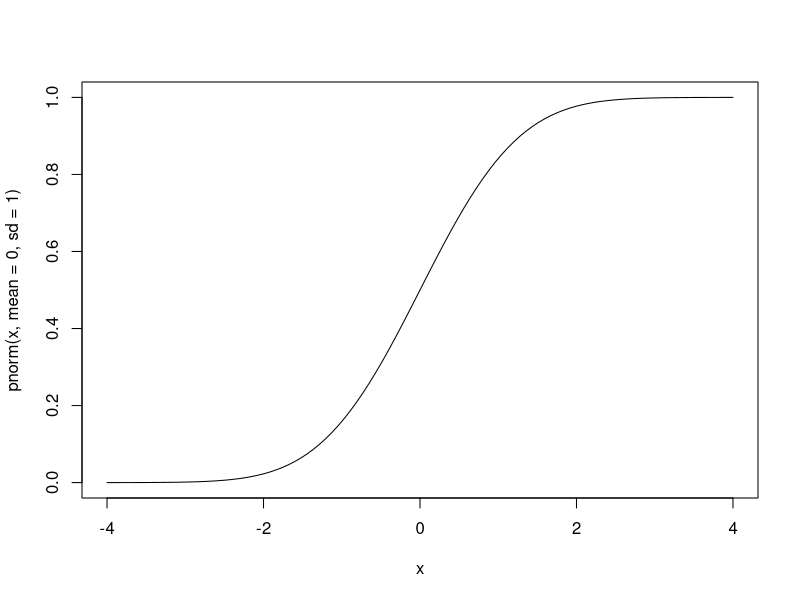
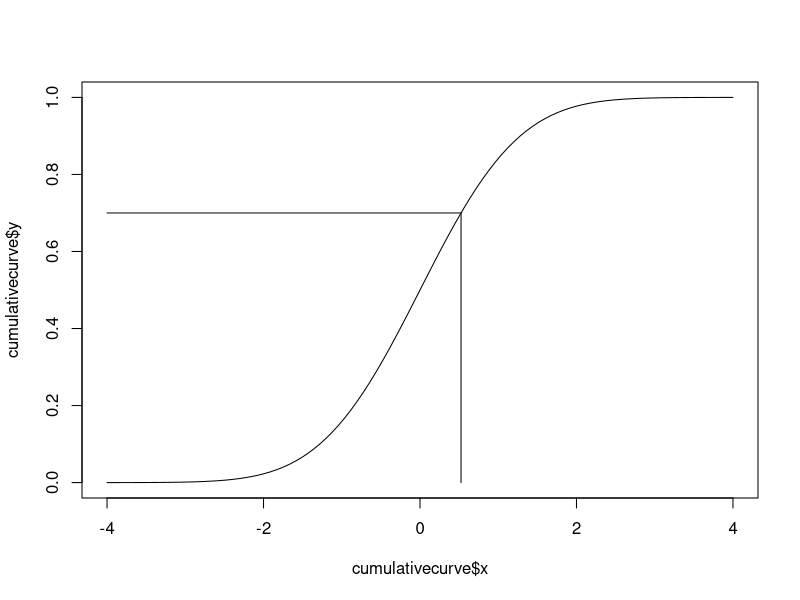
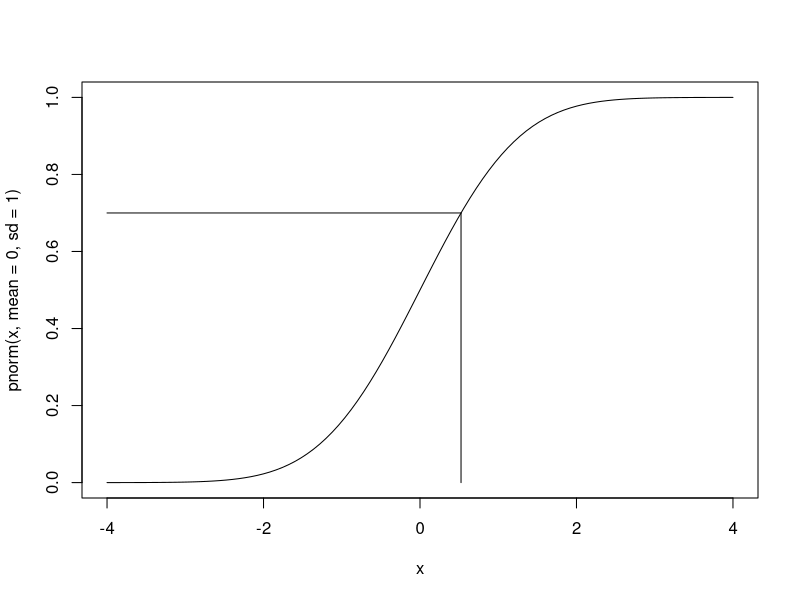
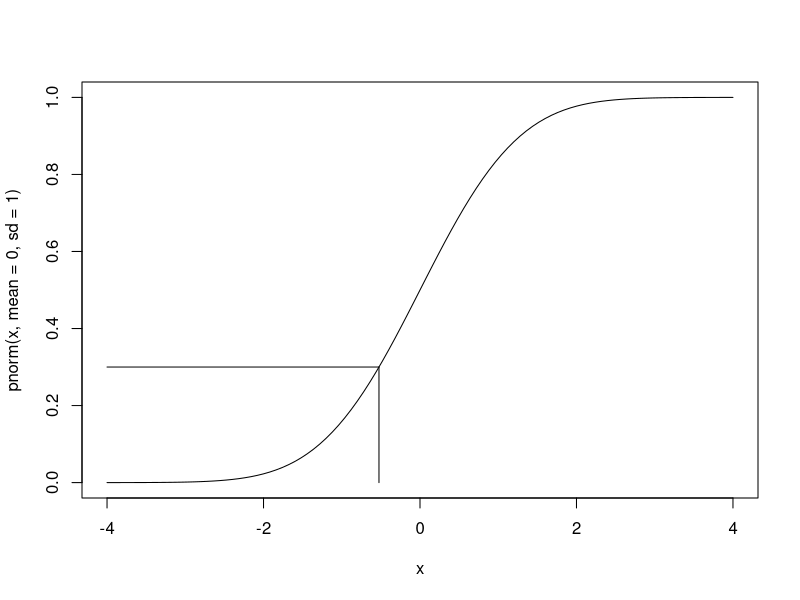
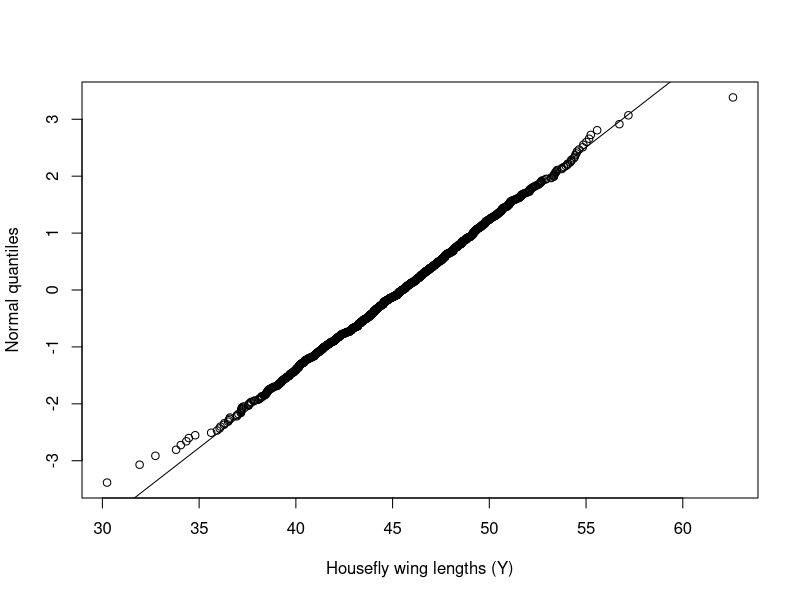
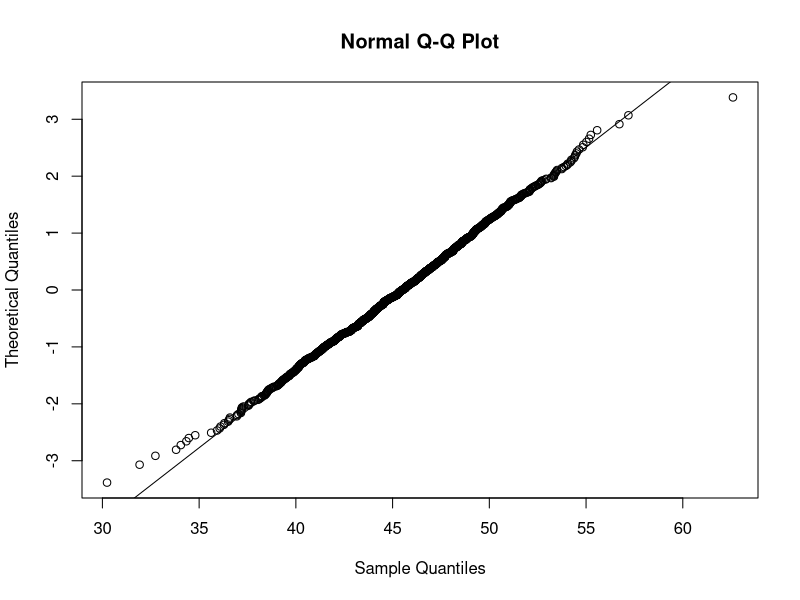

Write the R code that produced these figures, in order. (Note: this script raises an error after producing the figures.)
## ---- chunk 1
knitr::opts_chunk$set(echo = TRUE)
## ---- chunk 2
cumulativecurve <- curve(pnorm(x, mean=0, sd=1),
      -4, 4,
      lty="solid")
## ---- chunk 3
qnorm(0.7)
qnorm(0.3)
qnorm(1)    #As the text says, this is Inf(infinity)
qnorm(0)    #Ditto
qnorm(-0.7) #Remember because you are inputting a vector of probabilities it must be between 0 and 1.
## ---- chunk 4
plot(cumulativecurve,
     type="l")
segments(x0 = qnorm(0.7),
         y0 = 0,
         x1 = qnorm(0.7),
         y1 = 0.7)

segments(x0 = qnorm(0.7),
         y0 = 0.7,
         x1 = -4,
         y1 = 0.7)
## ---- chunk 5
fig6.5.function <- function (cumulativepercent,
                             normaldeviateleft,
                             normaldeviateright){
  curve(pnorm(x, mean=0, sd=1),
        normaldeviateleft,
        normaldeviateright,
        lty="solid")
  
  segments(x0 = qnorm(cumulativepercent),
           y0 = 0,
           x1 = qnorm(cumulativepercent),
           y1 = cumulativepercent)
  
  segments(x0 = qnorm(cumulativepercent),
           y0 = cumulativepercent,
           x1 = normaldeviateleft,
           y1 = cumulativepercent)
}

fig6.5.function(0.7,
                -4,
                4)


fig6.5.function(0.3,
                -4,
                4)

## ---- chunk 6
set.seed(24652498)  #set the random seed so we get the same results each time.
fakehouseflydata <- data.frame(
  "winglength" = rnorm(n = 1400,
                       mean = 45.5,
                       sd = 3.90)
)
## ---- chunk 7
library(dplyr)
## ---- chunk 8
ordered_fakehouseflydata <- fakehouseflydata %>%
  arrange(winglength)
## ---- chunk 9
rank(c(4,3,6,2,2),
     ties.method = "first")

rank(c(4,3,6,2,2),
     ties.method = "last")

rank(c(4,3,6,2,2),
     ties.method = "average")

rank(c(4,3,6,2,2),
     ties.method = "random")

rank(c(4,3,6,2,2),
     ties.method = "min")

rank(c(4,3,6,2,2),
     ties.method = "max")
## ---- chunk 10
ordered_fakehouseflydata$i <- rank(ordered_fakehouseflydata$winglength,
                                       ties.method = "average")
ordered_fakehouseflydata$p <- (ordered_fakehouseflydata$i - 0.5)/length(ordered_fakehouseflydata$winglength)
                                       
## ---- chunk 11
quantile(x = ordered_fakehouseflydata$winglength,
         type = 5)
## ---- chunk 12
ordered_fakehouseflydata$normal_quantile <- qnorm(ordered_fakehouseflydata$p,
                                                  mean = 0, 
                                                  sd = 1)
## ---- chunk 13
plot(y = ordered_fakehouseflydata$normal_quantile,
     x = ordered_fakehouseflydata$winglength,
     xlab = "Housefly wing lengths (Y)",
     ylab = "Normal quantiles")
qqline(y=ordered_fakehouseflydata$winglength,
       datax=TRUE)

qqnorm(y = ordered_fakehouseflydata$winglength,
       datax = TRUE)
qqline(y = ordered_fakehouseflydata$winglength,
       datax = TRUE)

## ---- chunk 14
order(c(4,3,6,2,2))
order(order(c(4,3,6,2,2)))
## ---- chunk 15
stats:::qqnorm.default
x <- qnorm(ppoints(n))[order(order(y))]
## ---- chunk 16
classmark<-seq(from=59.5, to=171.5, by=8)
frequencies<-c(2,6,39,385,888,1729,2240,2007,1233,641,201,74,14,5,1)
samplesize<-sum(frequencies) #This confirms that we entered the data correctly, and gets our sample size.
#Multiply classmark and frequencies to get the sums for each class.
classsums<-classmark*frequencies

#To look at all this stuff together, combine it into a dataset.
birthweights<-data.frame(cbind(classmark, frequencies, classsums))
#Get the cumulative sum through the rows.
birthweights$cfreq <- cumsum(birthweights$frequencies)
## ---- chunk 17
birthweights$p <- (birthweights$cfreq-0.5)/max(birthweights$cfreq)
#Here we divide by max() instead of length() because max() gives you the number of samples (since we have frequencies).
#Then go on as before!
birthweights$normal_quantile <- qnorm(birthweights$p,
                                                  mean = 0, 
                                                  sd = 1)
#not sure why the plot is off.

plot(y = birthweights$normal_quantile,
     x = birthweights$classmark,
     xlab = "Birthweights (Y)",
     ylab = "Normal quantiles = book's normal equivalent deviates",
     ylim = c(-2, 2))
qqline(y = birthweights$classmark,
       datax=TRUE)

qqnorm(y = birthweights$classmark,
       datax = TRUE)
qqline(y = birthweights$classmark,
       datax = TRUE)
## ---- chunk 18
aphid.femur<-c(3.8,3.6,4.3,3.5,4.3,
               3.3,4.3,3.9,4.3,3.8,
               3.9,4.4,3.8,4.7,3.6,
               4.1,4.4,4.5,3.6,3.8,
               4.4,4.1,3.6,4.2,3.9)
